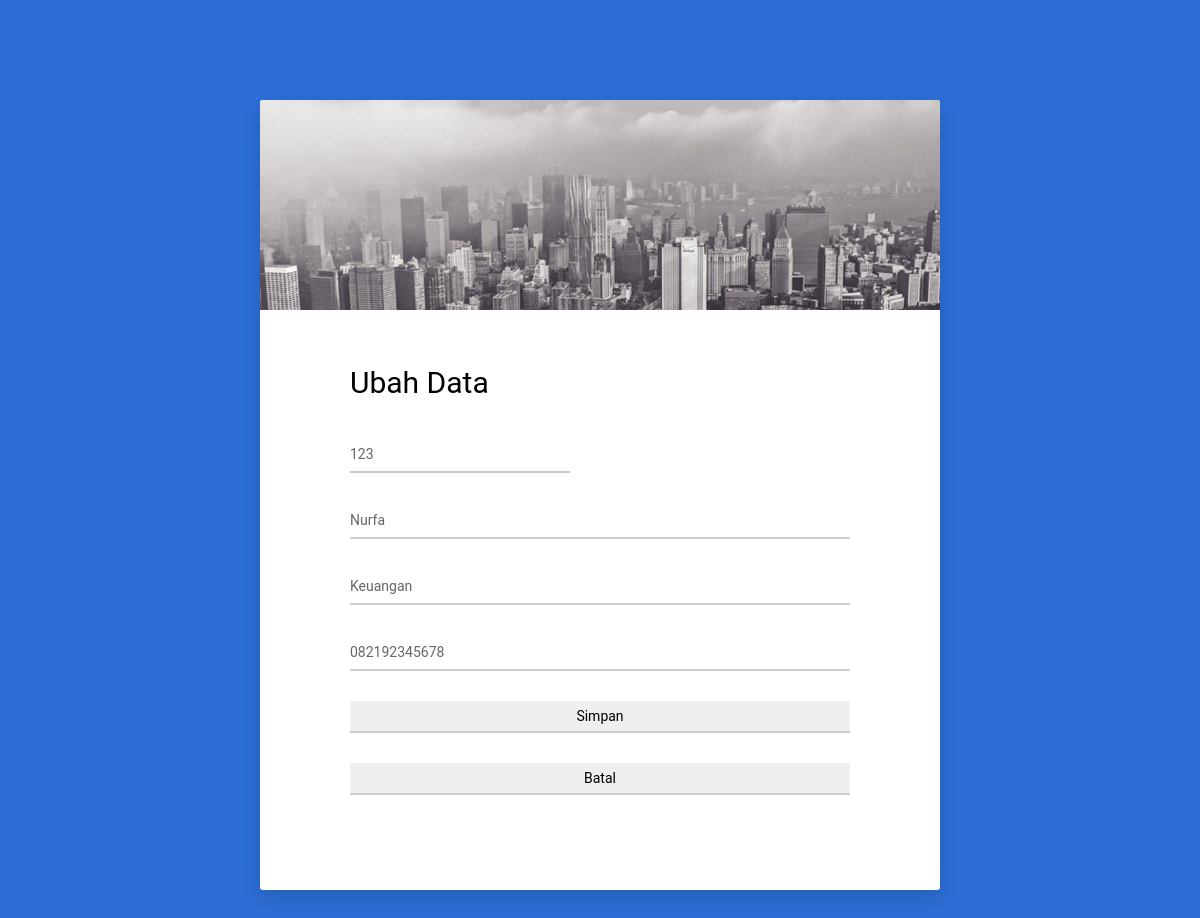
The app's page /pegawai/ubah/123 with its own data.
### tables this page shows
CREATE TABLE `pegawai` (
  `id` int(3) NOT NULL,
  `nama` varchar(25) NOT NULL,
  `dept` varchar(25) NOT NULL,
  `telp` varchar(15) NOT NULL
);

### application/controllers/Pegawai.php (called while the page is built, shortened)
<?php if ( ! defined('BASEPATH')) exit('No direct script access allowed');
class Pegawai extends CI_Controller {
  public function __construct(){
    $this->load->model('PegawaiModel');
  }
  public function ubah($id){
    $data['pegawai'] = $this->PegawaiModel->view_by($id);
    $this->load->view('pegawai/edit_data', $data);
  }
}

### index.php (called while the page is built, shortened)
<?php
require_once BASEPATH.'core/CodeIgniter.php';

### application/models/PegawaiModel.php (called while the page is built, shortened)
<?php if ( ! defined('BASEPATH')) exit('No direct script access allowed');
class PegawaiModel extends CI_Model {
  public function view_by($id){
    $this->db->where('id', $id);
    return $this->db->get('pegawai')->row();
  }
}

### application/views/pegawai/edit_data.php (the view, shortened to what this page needs)
<!DOCTYPE html>
<html lang="en">
<head>
    <link href="<?php echo base_url(); ?>vendor/mdi-font/css/material-design-iconic-font.min.css" rel="stylesheet" media="all">
    <link href="<?php echo base_url(); ?>vendor/font-awesome-4.7/css/font-awesome.min.css" rel="stylesheet" media="all">
    <link href="<?php echo base_url(); ?>vendor/select2/select2.min.css" rel="stylesheet" media="all">
    <link href="<?php echo base_url(); ?>vendor/datepicker/daterangepicker.css" rel="stylesheet" media="all">
    <link href="<?php echo base_url(); ?>css/main.css" rel="stylesheet" media="all">
</head>
<body>
    <div class="page-wrapper bg-blue p-t-100 p-b-100 font-robo">
        <div class="wrapper wrapper--w680">
            <div class="card card-1">
                <div class="card-heading"></div>
                <div class="card-body">
                    <h2 class="title">Ubah Data</h2>
                    <?php echo form_open("pegawai/ubah/".$pegawai->id); ?>
                        <div class="row row-space">
                            <div class="col-2">
                                <div class="input-group">
                                    <input class="input--style-1" type="text" placeholder="ID" name="input_id" value="<?php echo set_value('input_id', $pegawai->id); ?>">
                                </div>
                            </div>
                        </div>
                        <div class="input-group">
                            <input class="input--style-1" type="text" placeholder="NAMA" name="input_nama" value="<?php echo set_value('input_nama', $pegawai->nama); ?>">
                        </div>
                        <div class="input-group">
                            <input class="input--style-1" type="text" placeholder="DEPARTEMEN" name="input_dept" value="<?php echo set_value('input_dept', $pegawai->dept); ?>">
                        </div>
                        <div class="input-group">
                            <input class="input--style-1" type="text" placeholder="TELEPON" name="input_telp" value="<?php echo set_value('input_telp', $pegawai->telp); ?>">
                        </div>
                        <div class="input-group">
                        <input type="submit" name="submit" value="Simpan" style="height: 30px">
                        </div>
                        <div class="input-group">
                        <a href="<?php echo base_url(); ?>"><input type="button" value="Batal" style="height: 30px"></a>
                        </div>
                    <?php echo form_close(); ?>
                </div>
            </div>
        </div>
    </div>
</body>
</html>

### css/main.css (style rules this page uses)
.font-robo { font-family: "Roboto", "Arial", "Helvetica Neue", sans-serif; }
.row { display: -webkit-box; display: -webkit-flex; display: -moz-box; display: -ms-flexbox; display: flex; -webkit-flex-wrap: wrap; -ms-flex-wrap: wrap; flex-wrap: wrap; }
.row-space { -webkit-box-pack: justify; -webkit-justify-content: space-between; -moz-box-pack: justify; -ms-flex-pack: justify; justify-content: space-between; }
.col-2 { width: -webkit-calc((100% - 60px) / 2); width: -moz-calc((100% - 60px) / 2); width: calc((100% - 60px) / 2); }
html { -webkit-box-sizing: border-box; -moz-box-sizing: border-box; box-sizing: border-box; }
* { padding: 0; margin: 0; }
*, *:before, *:after { -webkit-box-sizing: inherit; -moz-box-sizing: inherit; box-sizing: inherit; }
body, h1, h2, h3, h4, h5, h6, blockquote, p, pre, dl, dd, ol, ul, figure, hr, fieldset, legend { margin: 0; padding: 0; }
.page-wrapper { min-height: 100vh; }
body { font-family: "Roboto", "Arial", "Helvetica Neue", sans-serif; font-weight: 400; font-size: 14px; }
h1, h2, h3, h4, h5, h6 { font-weight: 400; }
h2 { font-size: 30px; }
.bg-blue { background: #2c6ed5; }
.p-t-100 { padding-top: 100px; }
.p-b-100 { padding-bottom: 100px; }
.wrapper { margin: 0 auto; }
.wrapper--w680 { max-width: 680px; }
input { outline: none; margin: 0; border: none; -webkit-box-shadow: none; -moz-box-shadow: none; box-shadow: none; width: 100%; font-size: 14px; font-family: inherit; }
.input-group { position: relative; margin-bottom: 30px; border-bottom: 2px solid #ccc; }
.input--style-1 { padding: 9px 0; color: #666; }
.title { margin-bottom: 37px; }
.card { overflow: hidden; -webkit-border-radius: 3px; -moz-border-radius: 3px; border-radius: 3px; background: #fff; }
.card-1 { -webkit-box-shadow: 0px 8px 20px 0px rgba(0, 0, 0, 0.15); -moz-box-shadow: 0px 8px 20px 0px rgba(0, 0, 0, 0.15); box-shadow: 0px 8px 20px 0px rgba(0, 0, 0, 0.15); }
.card-1 .card-heading { background: url("../images/bg-head-02.jpg") center center/cover no-repeat; padding-top: 210px; }
.card-1 .card-body { padding: 0 90px; padding-top: 55px; padding-bottom: 65px; }

### records on screen
pegawai: input_id "123", input_nama "Nurfa", input_dept "Keuangan", input_telp "082192345678"
